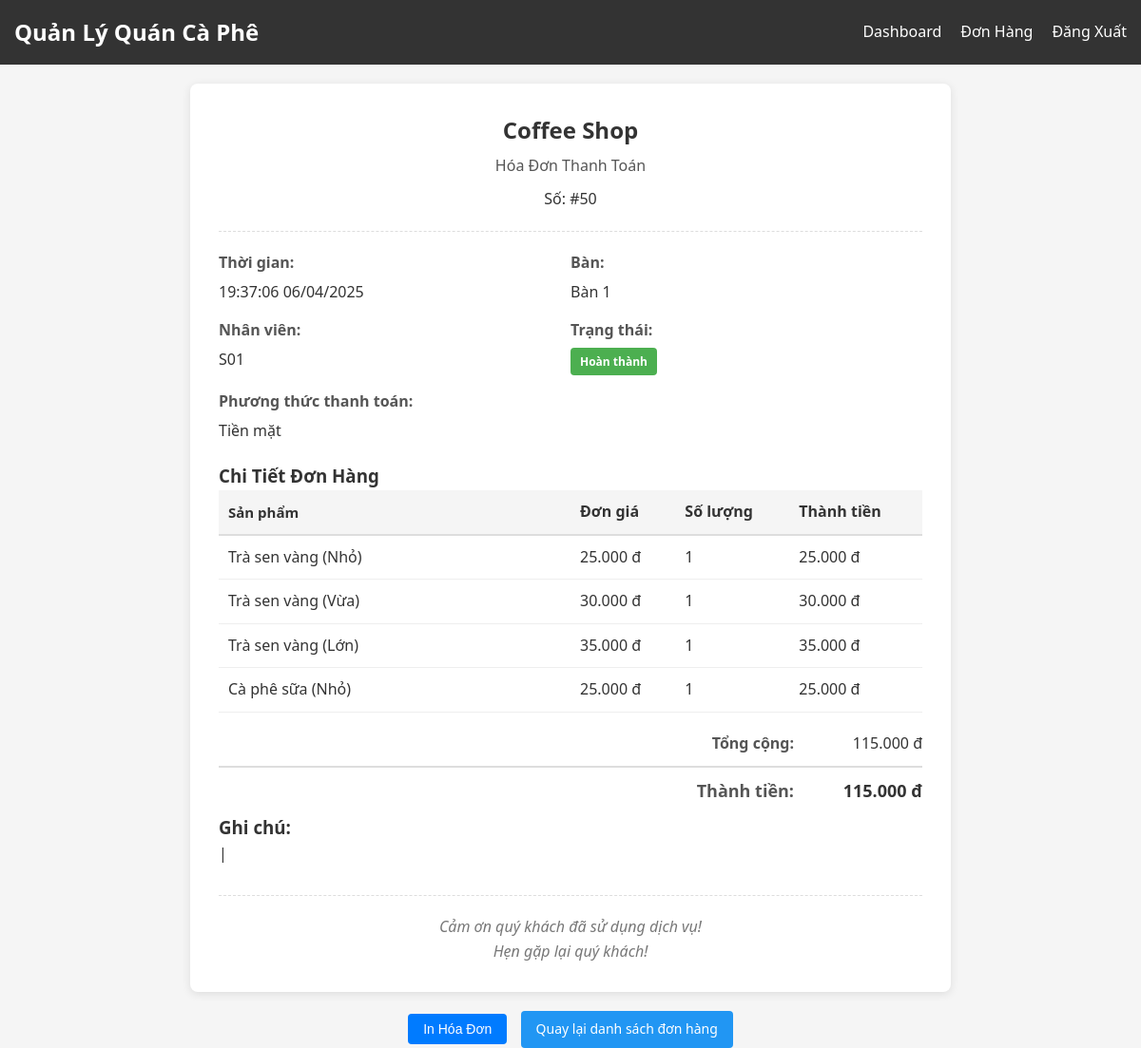
Page /staff/receipt.php?order_id=50 (signed in) on the committed database.
### tables this page shows
CREATE TABLE `orders` (
  `order_id` int(11) NOT NULL,
  `user_id` int(11) DEFAULT NULL,
  `table_id` varchar(10) NOT NULL,
  `shift_id` int(11) NOT NULL,
  `promo_id` int(11) DEFAULT NULL,
  `total_price` decimal(10,2) NOT NULL,
  `order_time` datetime DEFAULT current_timestamp(),
  `status` enum('Chờ chế biến','Hoàn thành','Đã thanh toán','Đã hủy') DEFAULT 'Chờ chế biến',
  `notes` text DEFAULT NULL,
  `completed` tinyint(1) DEFAULT 0
);

CREATE TABLE `tables` (
  `table_id` varchar(10) NOT NULL,
  `table_name` varchar(50) NOT NULL
);

CREATE TABLE `users` (
  `user_id` int(11) NOT NULL,
  `username` varchar(50) NOT NULL,
  `password` varchar(255) NOT NULL,
  `role` enum('Quản lý','Ca sáng','Ca chiều') NOT NULL
);

CREATE TABLE `payments` (
  `payment_id` int(11) NOT NULL,
  `order_id` int(11) NOT NULL,
  `payment_method` enum('Tiền mặt','Chuyển khoản','Thẻ','MoMo') NOT NULL,
  `amount` decimal(10,2) NOT NULL,
  `transaction_code` varchar(50) DEFAULT NULL,
  `status` enum('Thành công','Thất bại','Chờ xử lý') DEFAULT 'Chờ xử lý',
  `payment_time` datetime DEFAULT current_timestamp()
);

CREATE TABLE `order_details` (
  `order_id` int(11) NOT NULL,
  `product_id` int(11) NOT NULL,
  `quantity` int(11) NOT NULL,
  `price` decimal(10,2) NOT NULL,
  `note` text DEFAULT NULL
);

CREATE TABLE `products` (
  `product_id` int(11) NOT NULL,
  `product_name` varchar(100) NOT NULL,
  `category_id` int(11) NOT NULL,
  `size` enum('Nhỏ','Vừa','Lớn') NOT NULL,
  `price` decimal(10,2) NOT NULL,
  `status` enum('Hoạt động','Ngừng bán') DEFAULT 'Hoạt động'
);

### config/functions.php (called while the page is built, shortened)
<?php
function formatCurrency($amount) {
    return number_format($amount, 0, ',', '.') . ' đ';
}
?>

### staff/receipt.php (the view, shortened to what this page needs)
<?php
require_once '../config/db.php';
require_once '../config/functions.php';
$order_id = $_GET['order_id'];
$order_query = "SELECT o.*, t.table_name, p.discount_code, p.discount_value, u.username
               FROM Orders o
               LEFT JOIN Tables t ON o.table_id = t.table_id
               LEFT JOIN Promotions p ON o.promo_id = p.promo_id
               LEFT JOIN Users u ON o.user_id = u.user_id
               WHERE o.order_id = ?";
$order_stmt = $conn->prepare($order_query);
$order_stmt->bind_param("i", $order_id);
$order_stmt->execute();
$order_result = $order_stmt->get_result();
$order = $order_result->fetch_assoc();
$items_query = "SELECT od.*, p.product_name, p.size
               FROM Order_Details od
               JOIN Products p ON od.product_id = p.product_id
               WHERE od.order_id = ?";
$items_stmt = $conn->prepare($items_query);
$items_stmt->bind_param("i", $order_id);
$items_stmt->execute();
$items_result = $items_stmt->get_result();
$payment_query = "SELECT * FROM Payments WHERE order_id = ?";
$payment_stmt = $conn->prepare($payment_query);
$payment_stmt->bind_param("i", $order_id);
$payment_stmt->execute();
$payment_result = $payment_stmt->get_result();
$payment = $payment_result->fetch_assoc();
?>
<!DOCTYPE html>
<html lang="vi">
<head>
    <link rel="stylesheet" href="../assets/css/style.css">
</head>
<body>
    <nav class="navbar">
        <div class="container">
            <a href="<?php echo $_SESSION['role'] === 'Quản lý' ? '../admin/index.php' : 'index.php'; ?>" class="navbar-brand">Quản Lý Quán Cà Phê</a>
            <ul class="navbar-nav">
                <?php if ($_SESSION['role'] === 'Quản lý'): ?>
                <li class="nav-item">
                    <a href="../admin/dashboard.php" class="nav-link">Dashboard</a>
                </li>
                <li class="nav-item">
                    <a href="../admin/orders.php" class="nav-link">Đơn Hàng</a>
                </li>
                <?php endif; ?>
                <li class="nav-item">
                    <a href="../logout.php" class="nav-link">Đăng Xuất</a>
                </li>
            </ul>
        </div>
    </nav>
    <div class="container">
        <div class="receipt-container">
            <div class="receipt-header">
                <h1 class="receipt-title">Coffee Shop</h1>
                <p class="receipt-subtitle">Hóa Đơn Thanh Toán</p>
                <p>Số: #<?php echo $order['order_id']; ?></p>
            </div>
            <div class="receipt-info">
                <div class="info-group">
                    <div class="info-item">
                        <span class="info-label">Thời gian:</span>
                        <span class="info-value"><?php echo date('H:i:s d/m/Y', strtotime($order['order_time'])); ?></span>
                    </div>
                    <div class="info-item">
                        <span class="info-label">Bàn:</span>
                        <span class="info-value"><?php echo $order['table_name']; ?></span>
                    </div>
                </div>
                <div class="info-group">
                    <div class="info-item">
                        <span class="info-label">Nhân viên:</span>
                        <span class="info-value"><?php echo $order['username']; ?></span>
                    </div>
                    <div class="info-item">
                        <span class="info-label">Trạng thái:</span>
                        <span class="info-value">
                            <span class="status-badge status-<?php echo strtolower(str_replace(' ', '-', $order['status'])); ?>">
                                <?php echo $order['status']; ?>
                            </span>
                        </span>
                    </div>
                </div>
                <?php if (!empty($payment['payment_method'])): ?>
                <div class="info-group">
                    <div class="info-item">
                        <span class="info-label">Phương thức thanh toán:</span>
                        <span class="info-value"><?php echo $payment['payment_method']; ?></span>
                    </div>
                </div>
                <?php endif; ?>
            </div>
            <div class="receipt-items">
                <h3>Chi Tiết Đơn Hàng</h3>
                <table class="receipt-table">
                    <thead>
                        <tr>
                            <th class="item-name">Sản phẩm</th>
                            <th>Đơn giá</th>
                            <th>Số lượng</th>
                            <th>Thành tiền</th>
                        </tr>
                    </thead>
                    <tbody>
                        <?php
                        $subtotal = 0;
                        while ($item = $items_result->fetch_assoc()):
                            $item_total = $item['quantity'] * $item['price'];
                            $subtotal += $item_total;
                        ?>
                            <tr>
                                <td><?php echo $item['product_name']; ?> (<?php echo $item['size']; ?>)</td>
                                <td><?php echo formatCurrency($item['price']); ?></td>
                                <td><?php echo $item['quantity']; ?></td>
                                <td><?php echo formatCurrency($item_total); ?></td>
                            </tr>
                        <?php endwhile; ?>
                    </tbody>
                </table>
            </div>
            <div class="receipt-total">
                <div class="total-row">
                    <div class="total-label">Tổng cộng:</div>
                    <div class="total-value"><?php echo formatCurrency($subtotal); ?></div>
                </div>
                <div class="total-row grand-total">
                    <div class="total-label">Thành tiền:</div>
                    <div class="total-value"><?php echo formatCurrency($order['total_price']); ?></div>
                </div>
            </div>
            <?php if (!empty($order['notes'])): ?>
            <div class="receipt-notes">
                <h3>Ghi chú:</h3>
                <p><?php echo nl2br(htmlspecialchars($order['notes'])); ?></p>
            </div>
            <?php endif; ?>
            <div class="receipt-footer">
                <p>Cảm ơn quý khách đã sử dụng dịch vụ!</p>
                <p>Hẹn gặp lại quý khách!</p>
            </div>
        </div>
        <div class="actions" style="text-align: center; margin-top: 20px;">
            <button class="btn btn-primary" onclick="window.print()">In Hóa Đơn</button>
            <?php if ($_SESSION['role'] === 'Quản lý'): ?>
            <a href="../admin/orders.php" class="btn btn-secondary">Quay lại danh sách đơn hàng</a>
            <?php else: ?>
            <a href="pos.php" class="btn btn-secondary">Quay lại bán hàng</a>
            <button class="btn btn-primary kitchen-print-btn" onclick="printKitchenTicket()">In phiếu chế biến</button>
            <a href="orders.php" class="btn btn-info">Xem danh sách đơn hàng</a>
            <?php endif; ?>
        </div>
    </div>
</body>
</html>

### assets/css/style.css (style rules this page uses)
* { margin: 0; padding: 0; box-sizing: border-box; }
body { font-family: 'Segoe UI', Tahoma, Geneva, Verdana, sans-serif; line-height: 1.6; color: #333; background-color: #f5f5f5; }
a { text-decoration: none; color: #0066cc; }
ul { list-style: none; }
.container { width: 100%; max-width: 1200px; margin: 0 auto; padding: 0 15px; }
.btn { display: inline-block; padding: 8px 16px; border: none; border-radius: 4px; cursor: pointer; font-size: 14px; text-align: center; transition: all 0.3s ease; }
.btn-primary { background-color: #4CAF50; color: white; }
.btn-secondary { background-color: #2196F3; color: white; }
.navbar { background-color: #333; color: white; padding: 15px 0; }
.navbar .container { display: flex; justify-content: space-between; align-items: center; }
.navbar-brand { font-size: 1.5rem; font-weight: bold; color: white; }
.navbar-nav { display: flex; }
.nav-item { margin-left: 20px; }
.nav-link { color: white; transition: all 0.3s ease; }
.item-name { font-weight: 600; color: #333; font-size: 15px; }
.status-badge { display: inline-block !important; padding: 5px 10px !important; border-radius: 4px !important; font-weight: bold !important; font-size: 12px !important; color: white !important; }
.status-hoàn-thành { background-color: #4CAF50 !important; }
.btn-primary { background-color: #007bff !important; color: white !important; }

### staff/receipt.php (style rules this page uses)
.receipt-container { max-width: 800px; margin: 20px auto; background: white; padding: 30px; box-shadow: 0 2px 10px rgba(0,0,0,0.1); border-radius: 8px; }
.receipt-header { text-align: center; margin-bottom: 20px; padding-bottom: 20px; border-bottom: 1px dashed #ddd; }
.receipt-title { font-size: 24px; font-weight: bold; margin-bottom: 5px; color: #333; }
.receipt-subtitle { font-size: 16px; color: #555; margin-bottom: 10px; }
.receipt-info { margin-bottom: 20px; }
.info-group { display: flex; justify-content: space-between; margin-bottom: 15px; }
.info-item { flex: 1; }
.info-label { font-weight: bold; display: block; margin-bottom: 5px; color: #555; }
.info-value { color: #333; }
.receipt-items { margin-bottom: 20px; }
.receipt-table { width: 100%; border-collapse: collapse; margin-bottom: 20px; }
.receipt-table th { background-color: #f5f5f5; padding: 10px; text-align: left; font-weight: 600; color: #333; border-bottom: 2px solid #ddd; }
.receipt-table td { padding: 10px; border-bottom: 1px solid #eee; }
.receipt-table .item-name { width: 50%; }
.receipt-total { margin-top: 20px; text-align: right; }
.total-row { display: flex; justify-content: flex-end; margin-bottom: 10px; }
.total-label { font-weight: bold; margin-right: 15px; color: #555; width: 150px; text-align: right; }
.total-value { width: 120px; text-align: right; color: #333; }
.grand-total { font-size: 18px; font-weight: bold; color: #4CAF50; border-top: 2px solid #ddd; padding-top: 10px; }
.receipt-footer { text-align: center; margin-top: 30px; padding-top: 20px; border-top: 1px dashed #ddd; color: #777; font-style: italic; }
.actions { text-align: center; margin-top: 20px; }
.btn { margin: 0 5px; }
.status-badge { padding: 5px 10px; border-radius: 30px; display: inline-block; font-size: 12px; font-weight: 500; color: white; }
.status-hoàn-thành { background-color: #4CAF50; }

### rows in the picture
orders: order_id "50", order_time "19:37:06 06/04/2025", table.table_name "Bàn 1", user.username "S01", status "Hoàn thành", total_price "115.000 đ", notes "|"
payments: payment_method "Tiền mặt"
order_details: product.product_name "Trà sen vàng", product.size "Nhỏ", price "25.000 đ", quantity "1", formatCurrency($item_total) "25.000 đ"
order_details: product.product_name "Trà sen vàng", product.size "Vừa", price "30.000 đ", quantity "1", formatCurrency($item_total) "30.000 đ"
order_details: product.product_name "Trà sen vàng", product.size "Lớn", price "35.000 đ", quantity "1", formatCurrency($item_total) "35.000 đ"
order_details: product.product_name "Cà phê sữa", product.size "Nhỏ", price "25.000 đ", quantity "1", formatCurrency($item_total) "25.000 đ"

### other values in the picture
formatCurrency($subtotal) "115.000 đ"
